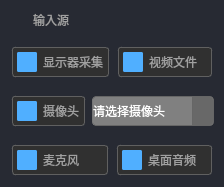
       <widget class="QWidget" name="sourceWidget" native="true">
        <property name="mouseTracking">
         <bool>true</bool>
        </property>
        <property name="styleSheet">
         <string notr="true">QWidget{
	background-color:#272A33;
	border:0px;
	border-radius:5px;
	
}</string>
        </property>
        <layout class="QVBoxLayout" name="verticalLayout_3" stretch="1,2,2,2">
         <property name="spacing">
          <number>5</number>
         </property>
         <property name="leftMargin">
          <number>5</number>
         </property>
         <property name="topMargin">
          <number>5</number>
         </property>
         <property name="rightMargin">
          <number>5</number>
         </property>
         <property name="bottomMargin">
          <number>5</number>
         </property>
         <item>
          <layout class="QHBoxLayout" name="horizontalLayout_8">
           <property name="spacing">
            <number>5</number>
           </property>
           <property name="leftMargin">
            <number>5</number>
           </property>
           <property name="topMargin">
            <number>5</number>
           </property>
           <property name="rightMargin">
            <number>5</number>
           </property>
           <property name="bottomMargin">
            <number>5</number>
           </property>
           <item>
            <widget class="QLabel" name="sourceLogoLabel">
             <property name="sizePolicy">
              <sizepolicy hsizetype="Fixed" vsizetype="Fixed">
               <horstretch>0</horstretch>
               <verstretch>0</verstretch>
              </sizepolicy>
             </property>
             <property name="minimumSize">
              <size>
               <width>18</width>
               <height>18</height>
              </size>
             </property>
             <property name="maximumSize">
              <size>
               <width>18</width>
               <height>18</height>
              </size>
             </property>
             <property name="styleSheet">
              <string notr="true">QLabel{
	background-image:url(:/image/inputSource.svg);
	background-repeat:no-repeat;
	background-position:center;
	background-color:transparent;
	border:none;
}</string>
             </property>
             <property name="text">
              <string/>
             </property>
            </widget>
           </item>
           <item>
            <widget class="QLabel" name="sourceLabel">
             <property name="sizePolicy">
              <sizepolicy hsizetype="Preferred" vsizetype="Fixed">
               <horstretch>0</horstretch>
               <verstretch>0</verstretch>
              </sizepolicy>
             </property>
             <property name="minimumSize">
              <size>
               <width>0</width>
               <height>20</height>
              </size>
             </property>
             <property name="maximumSize">
              <size>
               <width>16777215</width>
               <height>20</height>
              </size>
             </property>
             <property name="styleSheet">
              <string notr="true">QLabel {
    border: none;
    font: bold 18px &quot;Microsoft YaHei UI&quot;;
	color:#A0A0A0;
    background-color: transparent;
}    </string>
             </property>
             <property name="text">
              <string>输入源</string>
             </property>
            </widget>
           </item>
          </layout>
         </item>
         <item>
          <layout class="QHBoxLayout" name="horizontalLayout_9">
           <property name="spacing">
            <number>5</number>
           </property>
           <property name="leftMargin">
            <number>5</number>
           </property>
           <property name="topMargin">
            <number>5</number>
           </property>
           <property name="rightMargin">
            <number>5</number>
           </property>
           <property name="bottomMargin">
            <number>5</number>
           </property>
           <item>
            <widget class="QCheckBox" name="screenCheckBox">
             <property name="styleSheet">
              <string notr="true">/* QCheckBox 基础样式 */
QCheckBox {
    border: 1px solid;
    font: bold 15px &quot;Microsoft YaHei UI&quot;;
	border-radius:3px;
    color: #A0A0A0;
    background-color: transparent;
    padding: 4px;
    margin: 2px;
}

/* 复选框指示器（未选中状态） */
QCheckBox::indicator {
    width: 16px;
    height: 16px;
    border: 2px solid #50AFFF;       /* 未选中时边框为蓝色 */
    background-color: #50AFFF;       /* 未选中时背景为蓝色 */
    border-radius: 2px;              /* 轻微圆角 */
}

/* 选中状态 */
QCheckBox::indicator:checked {
    border: 2px solid #FFFFFF;       /* 选中时边框为白色 */
    background-color: #50AFFF;       /* 选中时背景为蓝色 */
}

/* 悬停状态（未选中时） */
QCheckBox::indicator:hover {
    border: 2px solid #FFFFFF;       /* 选中时边框为白色 */
    background-color: #50AFFF;       /* 选中时背景为蓝色 */
}



/* 禁用状态 */
QCheckBox:disabled {
    color: #606060;
}

QCheckBox:disabled::indicator {
    border-color: #444;              /* 禁用时边框为深灰 */
    background-color: #202020;       /* 禁用时背景为深灰 */
}

QCheckBox:disabled::indicator:checked {
    border-color: #606060;           /* 禁用选中时边框为中灰 */
    background-color: #303030;
}

/* 文字悬停状态 */
QCheckBox:hover {
    color: #B0B0B0;
}

QCheckBox:checked {
    color: #FFFFFF;                  /* 选中时文字为白色 */
}</string>
             </property>
             <property name="text">
              <string>显示器采集</string>
             </property>
            </widget>
           </item>
           <item>
            <widget class="QCheckBox" name="videoCheckBox">
             <property name="styleSheet">
              <string notr="true">/* QCheckBox 基础样式 */
QCheckBox {
    border: 1px solid;
    font: bold 15px &quot;Microsoft YaHei UI&quot;;
	border-radius:3px;
    color: #A0A0A0;
    background-color: transparent;
    padding: 4px;
    margin: 2px;
}

/* 复选框指示器（未选中状态） */
QCheckBox::indicator {
    width: 16px;
    height: 16px;
    border: 2px solid #50AFFF;       /* 未选中时边框为蓝色 */
    background-color: #50AFFF;       /* 未选中时背景为蓝色 */
    border-radius: 2px;              /* 轻微圆角 */
}

/* 选中状态 */
QCheckBox::indicator:checked {
    border: 2px solid #FFFFFF;       /* 选中时边框为白色 */
    background-color: #50AFFF;       /* 选中时背景为蓝色 */
}

/* 悬停状态（未选中时） */
QCheckBox::indicator:hover {
    border: 2px solid #FFFFFF;       /* 选中时边框为白色 */
    background-color: #50AFFF;       /* 选中时背景为蓝色 */
}



/* 禁用状态 */
QCheckBox:disabled {
    color: #606060;
}

QCheckBox:disabled::indicator {
    border-color: #444;              /* 禁用时边框为深灰 */
    background-color: #202020;       /* 禁用时背景为深灰 */
}

QCheckBox:disabled::indicator:checked {
    border-color: #606060;           /* 禁用选中时边框为中灰 */
    background-color: #303030;
}

/* 文字悬停状态 */
QCheckBox:hover {
    color: #B0B0B0;
}

QCheckBox:checked {
    color: #FFFFFF;                  /* 选中时文字为白色 */
}</string>
             </property>
             <property name="text">
              <string>视频文件</string>
             </property>
            </widget>
           </item>
          </layout>
         </item>
         <item>
          <layout class="QHBoxLayout" name="horizontalLayout_10">
           <property name="spacing">
            <number>5</number>
           </property>
           <property name="leftMargin">
            <number>5</number>
           </property>
           <property name="topMargin">
            <number>5</number>
           </property>
           <property name="rightMargin">
            <number>5</number>
           </property>
           <property name="bottomMargin">
            <number>5</number>
           </property>
           <item>
            <widget class="QCheckBox" name="cameraCheckBox">
             <property name="styleSheet">
              <string notr="true">/* QCheckBox 基础样式 */
QCheckBox {
    border: 1px solid;
    font: bold 15px &quot;Microsoft YaHei UI&quot;;
	border-radius:3px;
    color: #A0A0A0;
    background-color: transparent;
    padding: 4px;
    margin: 2px;
}

/* 复选框指示器（未选中状态） */
QCheckBox::indicator {
    width: 16px;
    height: 16px;
    border: 2px solid #50AFFF;       /* 未选中时边框为蓝色 */
    background-color: #50AFFF;       /* 未选中时背景为蓝色 */
    border-radius: 2px;              /* 轻微圆角 */
}

/* 选中状态 */
QCheckBox::indicator:checked {
    border: 2px solid #FFFFFF;       /* 选中时边框为白色 */
    background-color: #50AFFF;       /* 选中时背景为蓝色 */
}

/* 悬停状态（未选中时） */
QCheckBox::indicator:hover {
    border: 2px solid #FFFFFF;       /* 选中时边框为白色 */
    background-color: #50AFFF;       /* 选中时背景为蓝色 */
}



/* 禁用状态 */
QCheckBox:disabled {
    color: #606060;
}

QCheckBox:disabled::indicator {
    border-color: #444;              /* 禁用时边框为深灰 */
    background-color: #202020;       /* 禁用时背景为深灰 */
}

QCheckBox:disabled::indicator:checked {
    border-color: #606060;           /* 禁用选中时边框为中灰 */
    background-color: #303030;
}

/* 文字悬停状态 */
QCheckBox:hover {
    color: #B0B0B0;
}

QCheckBox:checked {
    color: #FFFFFF;                  /* 选中时文字为白色 */
}</string>
             </property>
             <property name="text">
              <string>摄像头</string>
             </property>
            </widget>
           </item>
           <item>
            <widget class="QComboBox" name="cameraComboBox">
             <property name="enabled">
              <bool>true</bool>
             </property>
             <property name="minimumSize">
              <size>
               <width>0</width>
               <height>30</height>
              </size>
             </property>
             <property name="maximumSize">
              <size>
               <width>16777215</width>
               <height>16777215</height>
              </size>
             </property>
             <property name="mouseTracking">
              <bool>true</bool>
             </property>
             <property name="styleSheet">
              <string notr="true">/* 基础样式 */
QComboBox {
    border: 1px solid #666;
    border-radius: 4px;
    padding: 0px 0px;
    padding-right: 25px;
    font: bold 15px &quot;Microsoft YaHei UI&quot;;
    color: #fff;
    background-color: #707070;
    selection-background-color: #409EFF;
    selection-color: white;
}

/* 下拉按钮 */
QComboBox::drop-down {
    subcontrol-origin: padding;
    subcontrol-position: top right;
    width: 20px;
    border-left-width: 1px;
    border-left-color: #666;
    border-left-style: solid;
    border-top-right-radius: 3px;
    border-bottom-right-radius: 3px;
    background-color: #686868;
}

/* 下拉箭头 */
QComboBox::down-arrow {
    image: url(&quot;:/image/comboArrow&quot;);
    width: 10px;
    height: 6px;
}

/* 下拉列表视图 */
QComboBox QAbstractItemView {
    border: 1px solid #666;
    border-radius: 4px;
    background-color: #707070;
    selection-background-color: #409EFF;
    selection-color: white;
    padding: 4px;
    outline: none;
}

/* 悬停状态 */
QComboBox:hover {
    color: #fff;
    border-color: #999;
}

QComboBox:hover::drop-down {
    background-color: #606060;
}

/* 下拉状态 */
QComboBox:on {
    border-color: #409EFF;
    color: #fff;
}

QComboBox:on::drop-down {
    border-left-color: #409EFF;
    background-color: #606060;
}


/* 禁用状态 */
QComboBox:disabled {
    color: #ccc;
    background-color: #888;
    border-color: #777;
}

QComboBox:disabled::drop-down {
    border-left-color: #777;
    background-color: #808080;
}

/* 滚动条样式 */
QComboBox QScrollBar:vertical {
    border: none;
    background: #606060;
    width: 8px;
    margin: 0;
}

QComboBox QScrollBar::handle:vertical {
    background: #999;
    min-height: 20px;
    border-radius: 4px;
}
  </string>
             </property>
             <item>
              <property name="text">
               <string>请选择摄像头</string>
              </property>
             </item>
             <item>
              <property name="text">
               <string>嵌入摄像头</string>
              </property>
             </item>
             <item>
              <property name="text">
               <string>USB摄像头</string>
              </property>
             </item>
            </widget>
           </item>
          </layout>
         </item>
         <item>
          <layout class="QHBoxLayout" name="horizontalLayout_11">
           <property name="spacing">
            <number>5</number>
           </property>
           <property name="leftMargin">
            <number>5</number>
           </property>
           <property name="topMargin">
            <number>5</number>
           </property>
           <property name="rightMargin">
            <number>5</number>
           </property>
           <property name="bottomMargin">
            <number>5</number>
           </property>
           <item>
            <widget class="QCheckBox" name="microphoneCheckBox">
             <property name="minimumSize">
              <size>
               <width>0</width>
               <height>30</height>
              </size>
             </property>
             <property name="styleSheet">
              <string notr="true">/* QCheckBox 基础样式 */
QCheckBox {
    border: 1px solid;
    font: bold 15px &quot;Microsoft YaHei UI&quot;;
	border-radius:3px;
    color: #A0A0A0;
    background-color: transparent;
    padding: 4px;
    margin: 2px;
}

/* 复选框指示器（未选中状态） */
QCheckBox::indicator {
    width: 16px;
    height: 16px;
    border: 2px solid #50AFFF;       /* 未选中时边框为蓝色 */
    background-color: #50AFFF;       /* 未选中时背景为蓝色 */
    border-radius: 2px;              /* 轻微圆角 */
}

/* 选中状态 */
QCheckBox::indicator:checked {
    border: 2px solid #FFFFFF;       /* 选中时边框为白色 */
    background-color: #50AFFF;       /* 选中时背景为蓝色 */
}

/* 悬停状态（未选中时） */
QCheckBox::indicator:hover {
    border: 2px solid #FFFFFF;       /* 选中时边框为白色 */
    background-color: #50AFFF;       /* 选中时背景为蓝色 */
}



/* 禁用状态 */
QCheckBox:disabled {
    color: #606060;
}

QCheckBox:disabled::indicator {
    border-color: #444;              /* 禁用时边框为深灰 */
    background-color: #202020;       /* 禁用时背景为深灰 */
}

QCheckBox:disabled::indicator:checked {
    border-color: #606060;           /* 禁用选中时边框为中灰 */
    background-color: #303030;
}

/* 文字悬停状态 */
QCheckBox:hover {
    color: #B0B0B0;
}

QCheckBox:checked {
    color: #FFFFFF;                  /* 选中时文字为白色 */
}</string>
             </property>
             <property name="text">
              <string>麦克风</string>
             </property>
             <property name="checked">
              <bool>false</bool>
             </property>
            </widget>
           </item>
           <item>
            <widget class="QCheckBox" name="audioCheckBox">
             <property name="minimumSize">
              <size>
               <width>0</width>
               <height>30</height>
              </size>
             </property>
             <property name="styleSheet">
              <string notr="true">/* QCheckBox 基础样式 */
QCheckBox {
    border: 1px solid;
    font: bold 15px &quot;Microsoft YaHei UI&quot;;
	border-radius:3px;
    color: #A0A0A0;
    background-color: transparent;
    padding: 4px;
    margin: 2px;
}

/* 复选框指示器（未选中状态） */
QCheckBox::indicator {
    width: 16px;
    height: 16px;
    border: 2px solid #50AFFF;       /* 未选中时边框为蓝色 */
    background-color: #50AFFF;       /* 未选中时背景为蓝色 */
    border-radius: 2px;              /* 轻微圆角 */
}

/* 选中状态 */
QCheckBox::indicator:checked {
    border: 2px solid #FFFFFF;       /* 选中时边框为白色 */
    background-color: #50AFFF;       /* 选中时背景为蓝色 */
}

/* 悬停状态（未选中时） */
QCheckBox::indicator:hover {
    border: 2px solid #FFFFFF;       /* 选中时边框为白色 */
    background-color: #50AFFF;       /* 选中时背景为蓝色 */
}



/* 禁用状态 */
QCheckBox:disabled {
    color: #606060;
}

QCheckBox:disabled::indicator {
    border-color: #444;              /* 禁用时边框为深灰 */
    background-color: #202020;       /* 禁用时背景为深灰 */
}

QCheckBox:disabled::indicator:checked {
    border-color: #606060;           /* 禁用选中时边框为中灰 */
    background-color: #303030;
}

/* 文字悬停状态 */
QCheckBox:hover {
    color: #B0B0B0;
}

QCheckBox:checked {
    color: #FFFFFF;                  /* 选中时文字为白色 */
}</string>
             </property>
             <property name="text">
              <string>桌面音频</string>
             </property>
             <property name="checked">
              <bool>false</bool>
             </property>
            </widget>
           </item>
          </layout>
         </item>
        </layout>
       </widget>
